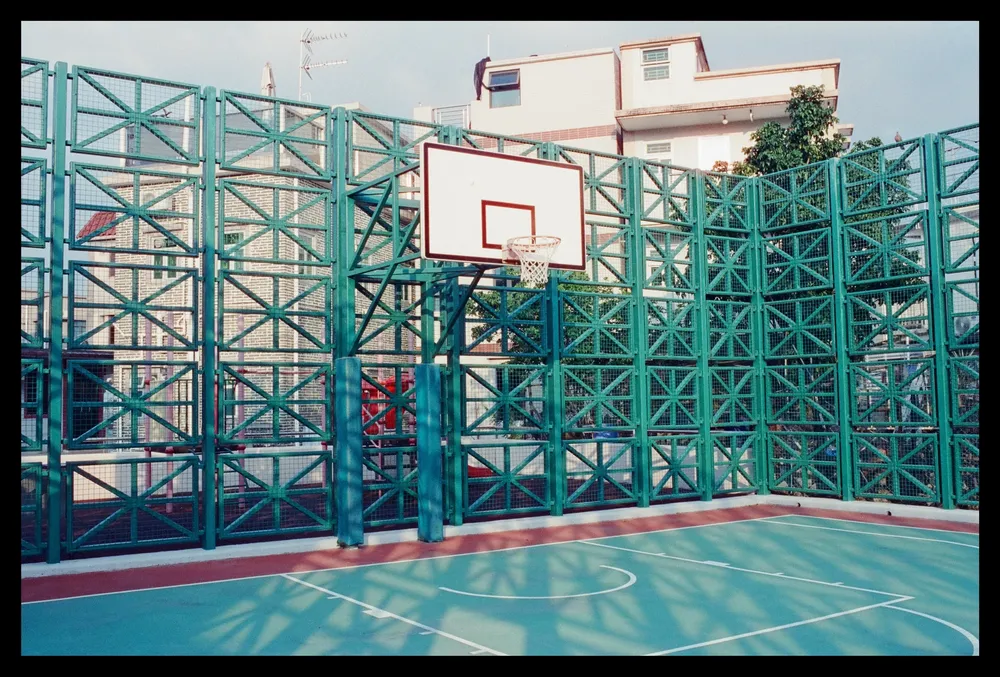
#> input picture photos/000016640018.webp, 1000 x 677 px, shrunk from 2400 x 1625 before the run; its folder holds 4 pictures in this run
$ python strip_film_borders.py
#> lines starting #> are read from the running program, lines starting #| are printed output that depends on the picture
#!/usr/bin/env python3
"""
strip_film_borders.py
---------------------
Removes dark film-rebate borders baked into scanned film photos.
Saves results back to the same .webp files in photos/.

Safeguards:
- Skips sides where the detected trim exceeds 12% of that dimension
  (flags the photo for manual review instead of silently cropping badly).
- Reports every change so you can verify before committing.

Run from project root:
    python3 strip_film_borders.py
"""

import os
import sys
from PIL import Image

# ── Settings ─────────────────────────────────────────────────────────
PHOTOS_DIR     = "photos"
DARK_THRESHOLD = 40     # pixels with all channels < this are "border"
BORDER_ROW_PCT = 0.75   # fraction of row/col that must be dark to count
MAX_TRIM_PCT   = 0.12   # skip trim on a side if it would remove >12% of dimension
WEBP_QUALITY   = 92     # output quality (0-100)
# ─────────────────────────────────────────────────────────────────────

def is_dark_pixel(r, g, b):
    return r < DARK_THRESHOLD and g < DARK_THRESHOLD and b < DARK_THRESHOLD

def find_trim_bounds(rgb_img):
    """Return (left, top, right, bottom) crop box."""
    w, h = rgb_img.size
    p = rgb_img.load()

    def row_is_border(y):
        dark = sum(1 for x in range(w) if is_dark_pixel(*p[x, y][:3]))
        return dark / w >= BORDER_ROW_PCT

    def col_is_border(x):
        dark = sum(1 for y in range(h) if is_dark_pixel(*p[x, y][:3]))
        return dark / h >= BORDER_ROW_PCT

    top = 0
    while top < h and row_is_border(top):
        top += 1

    bottom = h - 1
    while bottom > top and row_is_border(bottom):
        bottom -= 1

    left = 0
    while left < w and col_is_border(left):
        left += 1

    right = w - 1
    while right > left and col_is_border(right):
        right -= 1

    return (left, top, right + 1, bottom + 1)

def apply_safeguards(box, orig_w, orig_h):
    """
    Check each side: if the trim amount exceeds MAX_TRIM_PCT, reset that
    side to the original edge. Returns (safe_box, flagged_sides).
    """
    l, t, r, b = box
    flagged = []

    trim_left   = l
    trim_top    = t
    trim_right  = orig_w - r
    trim_bottom = orig_h - b

    if trim_left / orig_w > MAX_TRIM_PCT:
        flagged.append(f"left({trim_left}px={trim_left/orig_w:.0%})")
        l = 0
    if trim_right / orig_w > MAX_TRIM_PCT:
        flagged.append(f"right({trim_right}px={trim_right/orig_w:.0%})")
        r = orig_w
    if trim_top / orig_h > MAX_TRIM_PCT:
        flagged.append(f"top({trim_top}px={trim_top/orig_h:.0%})")
        t = 0
    if trim_bottom / orig_h > MAX_TRIM_PCT:
        flagged.append(f"bottom({trim_bottom}px={trim_bottom/orig_h:.0%})")
        b = orig_h

    return (l, t, r, b), flagged

def process_photo(path):
    """
    Returns one of:
      ("skipped",  None)          — no border detected
      ("cropped",  (new_w, new_h)) — border removed and file saved
      ("flagged",  list_of_sides)  — suspicious trim, saved conservatively
    """
    img = Image.open(path)
    orig_mode = img.mode
    orig_w, orig_h = img.size
    rgb = img.convert("RGB")

    box = find_trim_bounds(rgb)
    l, t, r, b = box

    if l == 0 and t == 0 and r == orig_w and b == orig_h:
        return ("skipped", None)

    safe_box, flagged = apply_safeguards(box, orig_w, orig_h)
    l, t, r, b = safe_box

    if l == 0 and t == 0 and r == orig_w and b == orig_h:
        return ("skipped", None)

    cropped = img.crop(safe_box)
    # Preserve original mode (e.g. RGBA) if possible
    if orig_mode != "RGB":
        cropped = cropped.convert(orig_mode)

    # Save back as webp
    cropped.save(path, format="WEBP", quality=WEBP_QUALITY, method=6)

    if flagged:
        return ("flagged", flagged)
    return ("cropped", (r - l, b - t))

def main():
    if not os.path.isdir(PHOTOS_DIR):
        print(f"ERROR: photos/ folder not found. Run from project root.")
        sys.exit(1)

    files = sorted(f for f in os.listdir(PHOTOS_DIR)
                   if f.lower().endswith(".webp"))

    cropped_count = 0
    skipped_count = 0
    flagged_list  = []
    errors        = []

    print(f"Processing {len(files)} .webp files in {PHOTOS_DIR}/...\n")

    for fname in files:
        path = os.path.join(PHOTOS_DIR, fname)
        try:
            status, data = process_photo(path)
#> in process_photo, img is the input picture: PIL image 1000x677 RGB; mean R, G, B 98.9, 127.4, 129.4
#> in row_is_border, `dark = sum(1 for x in range(w) if is_dark_pixel(*p[x, y][:3]))`: dark = 1000
#> the loop in find_trim_bounds, `while top < h and row_is_border(top):` made 21 passes
#> after the loop in find_trim_bounds, `while top < h and row_is_border(top):`: top = 21
#> in find_trim_bounds, `bottom = h - 1`: bottom = 676
#> the loop in find_trim_bounds, `while bottom > top and row_is_border(bottom):` made 21 passes
#> bottom on passes 1 to 12: 675, 674, 673, 672, 671, 670, 669, 668, 667, 666, 665, 664
#> after the loop in find_trim_bounds, `while bottom > top and row_is_border(bottom):`: bottom = 655
#> in find_trim_bounds, `left = 0`: left = 0
#> in col_is_border, `dark = sum(1 for y in range(h) if is_dark_pixel(*p[x, y][:3]))`: dark = 677
#> the loop in find_trim_bounds, `while left < w and col_is_border(left):` made 21 passes
#> after the loop in find_trim_bounds, `while left < w and col_is_border(left):`: left = 21
#> in find_trim_bounds, `right = w - 1`: right = 999
#> the loop in find_trim_bounds, `while right > left and col_is_border(right):` made 21 passes
#> right on passes 1 to 12: 998, 997, 996, 995, 994, 993, 992, 991, 990, 989, 988, 987
#> after the loop in find_trim_bounds, `while right > left and col_is_border(right):`: right = 978
#> in process_photo, `box = find_trim_bounds(rgb)`: box = (21, 21, 979, 656)
#> in process_photo, `l, t, r, b = box`: l = 21; r = 979; b = 656
#> in apply_safeguards, `l, t, r, b = box`: l = 21; r = 979; b = 656
#> in apply_safeguards, `trim_left   = l`: trim_left = 21
#> in process_photo, `safe_box, flagged = apply_safeguards(box, orig_w, orig_h)`: safe_box = (21, 21, 979, 656); flagged = []
#> in process_photo, `cropped = img.crop(safe_box)`:
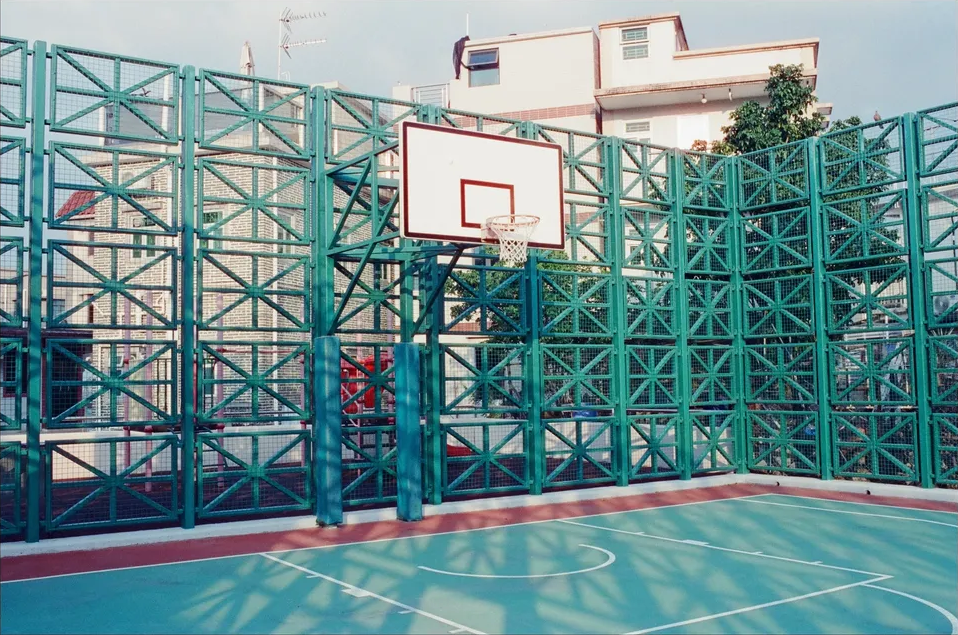
#> cropped: PIL image 958x635 RGB; mean R, G, B 110, 141.7, 143.9
#> status = 'cropped'; data = (958, 635)
        except Exception as e:
            errors.append((fname, str(e)))
            print(f"  ERROR {fname}: {e}")
            continue

        if status == "cropped":
            cropped_count += 1
            w, h = data
#> w = 958; h = 635
            print(f"  ✓ {fname} → {w}x{h}")
#|   ✓ 000016640018.webp → 958x635
        elif status == "flagged":
            flagged_list.append((fname, data))
            print(f"  ⚠ {fname}: applied conservative crop (flagged sides: {', '.join(data)})")
        else:
            skipped_count += 1

    print(f"\n── Summary ──────────────────────────────")
    print(f"  Cropped:  {cropped_count}")
    print(f"  Flagged:  {len(flagged_list)}  (see below)")
    print(f"  Skipped:  {skipped_count}  (no border detected)")
    print(f"  Errors:   {len(errors)}")

    if flagged_list:
        print(f"\n── Photos that need manual review ───────")
        for fname, sides in flagged_list:
            print(f"  {fname}: {', '.join(sides)}")
        print("  For each flagged photo, check whether the crop looks correct.")
        print("  If not, manually crop and re-export from your scanning software.")

    if errors:
        print(f"\n── Errors ───────────────────────────────")
        for fname, msg in errors:
            print(f"  {fname}: {msg}")

    print("\nDone. Now run: python3 add_dimensions_to_json.py --force")

if __name__ == "__main__":
    main()
